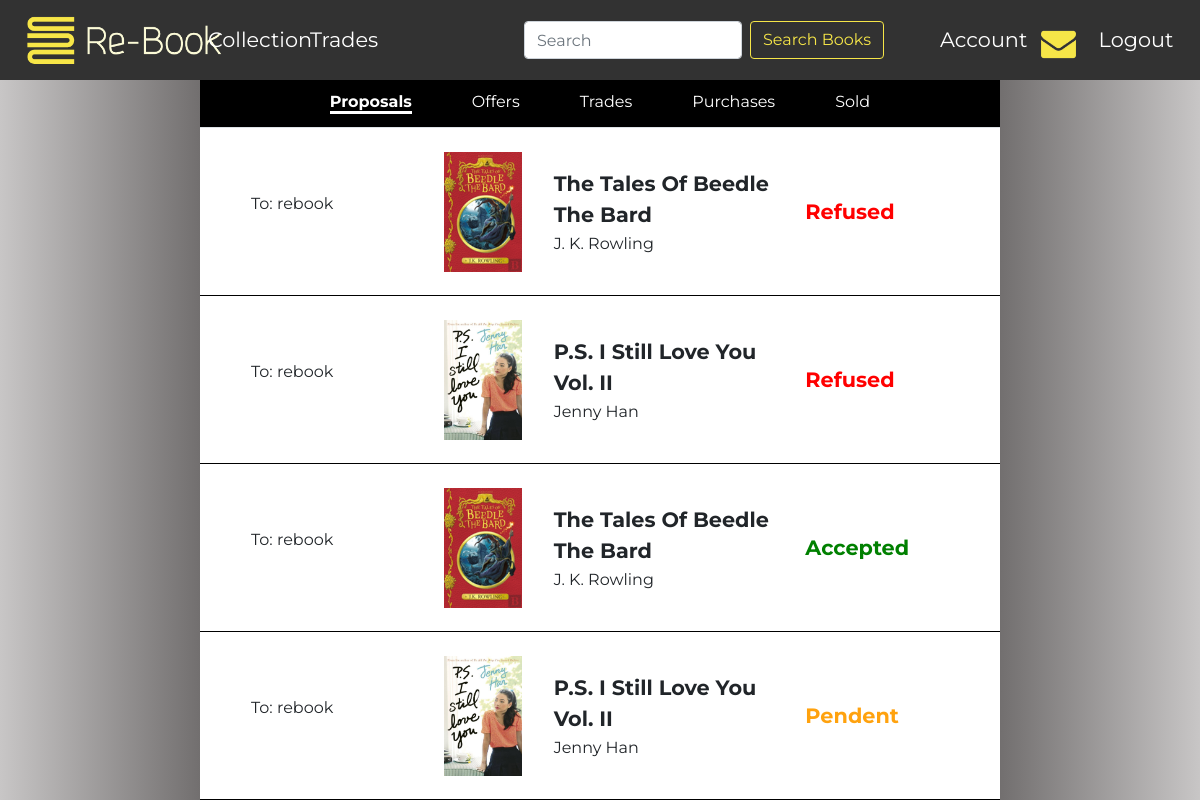
Page /proposals (signed in) on the earlier database version.
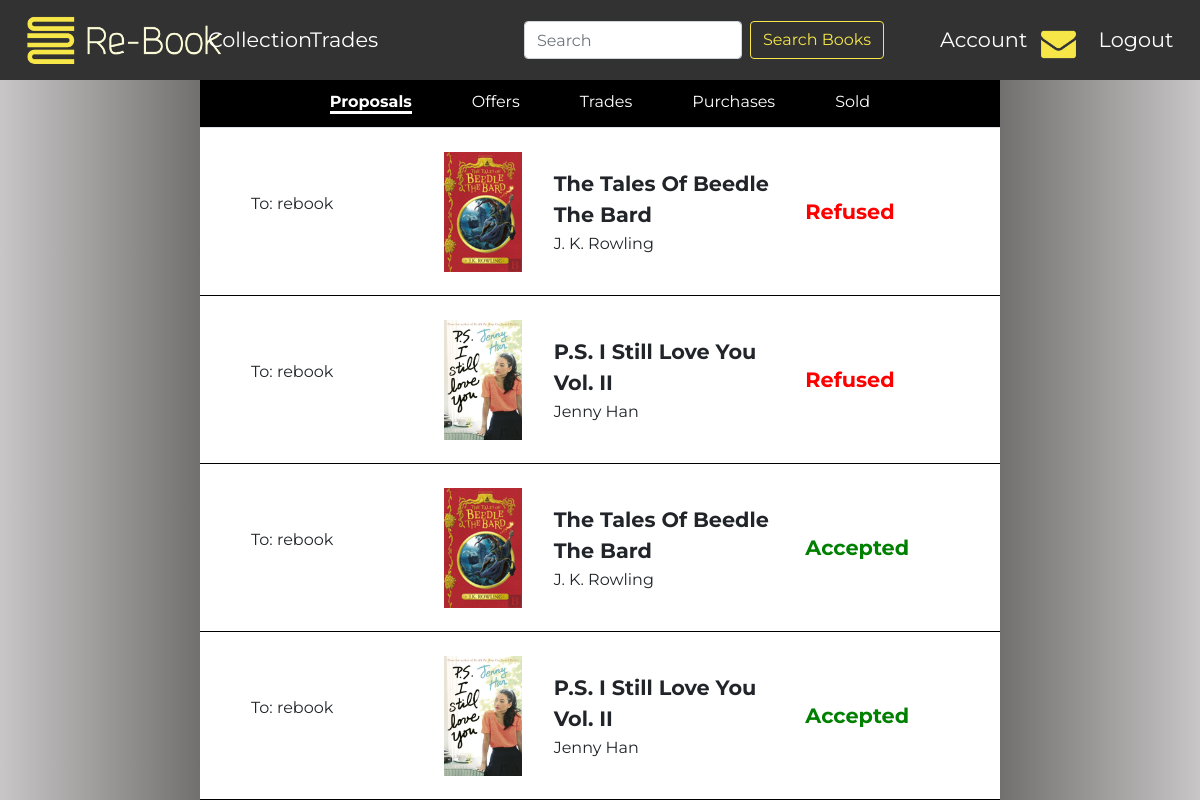
Same page on the later database version.
### rebook/models.py (models this page shows)
class Proposal(models.Model):
    bookInstance = models.ForeignKey(BookInstance, on_delete=models.CASCADE)
    timestamp = models.DateTimeField()
    user2 = models.ForeignKey(User, on_delete=models.PROTECT)
    state = models.ForeignKey(TradeState, on_delete=models.PROTECT)

class TradeState(models.Model):
    state = models.CharField(max_length=20)

class BookInstance(models.Model):
    ISBN = models.ForeignKey(Book, on_delete=models.PROTECT)
    User = models.ForeignKey(User, on_delete=models.PROTECT)
    state = models.ForeignKey(BookState, on_delete=models.PROTECT)
    readingState = models.DecimalField(max_digits=4, decimal_places=3)
    goal = models.ForeignKey(BookGoals, on_delete=models.PROTECT)
    rating = models.ForeignKey(Ratings, on_delete=models.PROTECT, default=None, null=True)
    price = models.DecimalField(max_digits=10, decimal_places=2, null=True)

class User(AbstractUser):
    address = models.CharField(max_length=200)
    photo = models.ImageField(storage=fs)
    hasNotifications = models.BooleanField(default=False)

class Book(models.Model):
    ISBN = models.CharField(max_length=20, primary_key=True)
    title = models.CharField(max_length=100)
    author = models.ManyToManyField(Author)
    publisher = models.ForeignKey(Publisher, on_delete=models.CASCADE)
    year = models.IntegerField()
    cover = models.ImageField(storage=fs)

### rebook/views.py (the view)
# urls.py: path('proposals', views.proposals, name='proposals'),
def proposals(request):
    user = User.objects.get(username=request.user)
    my_proposals = Proposal.objects.filter(user2=user.id)
    return render(request, 'proposals.html', { 'my_proposals': my_proposals })

### rebook/templates/proposals.html (shortened to what this page needs)
{% extends "layout.html" %}
{% load custom_tags %}
{% block navbar %}
    <form action="/search/" method="POST" class="form-inline my-2 my-lg-0 ml-auto">
        <input name="query" class="form-control mr-sm-2" type="search" placeholder="Search" aria-label="Search">
        <button class="btn btn-outline-warning my-2 my-sm-0" type="submit">Search Books</button>
    </form>
{% endblock %}
{% block main %}
    <ul class="row nav nav-tabs justify-content-center">
        <li><a class="active" href="/proposals" id="toggle-proposals">Proposals</a></li>
        <li><a href="/offers" id="toggle-offers">Offers</a></li>
        <li><a href="/trades" id="toggle-trades">Trades</a></li>
        <li><a href="/purchases" id="toggle-offers">Purchases</a></li>
        <li><a href="/sold" id="toggle-offers">Sold</a></li>
    </ul>
    <div class="">
        {% for proposal in my_proposals %}
        <div class="row bookListItem">
            <div class="col-2 bookDetails my-auto">
                <p>To: {{proposal.bookInstance.User.username}}</p>
            </div>
            <div class="col-2">
                <img src="{{ proposal.bookInstance.ISBN.cover.url }}" class="cover" id="bookCover"/>
            </div>
            <div class="col-4 bookDetails">
                <p class="bookTitle">{{ proposal.bookInstance.ISBN.title }}</p>
                    {% for author in proposal.bookInstance.ISBN.author.all %}
                        <span class="authorName">{{ author.name }}</span>
                    {% endfor %}
            </div>
            <div col-1 class="my-auto">
                {% ifequal proposal.state.id 1 %}
                    <span class="authorName state" style="color: green">{{ proposal.state.state }}</span>
                {% endifequal %}
                {% ifequal proposal.state.id 2 %}
                    <span class="authorName state" style="color: red">{{ proposal.state.state }}</span>
                {% endifequal %}
                {% ifequal proposal.state.id 3 %}
                    <span class="authorName state" style="color: #ffa20e">{{ proposal.state.state }}</span>
                {% endifequal %}
            </div>
        </div>
        {% endfor %}
    </div>
{% endblock %}

Differences in the rows shown:
changed Proposal (number 4 of 4 on the later page): state.state "Pendent" → "Accepted"
